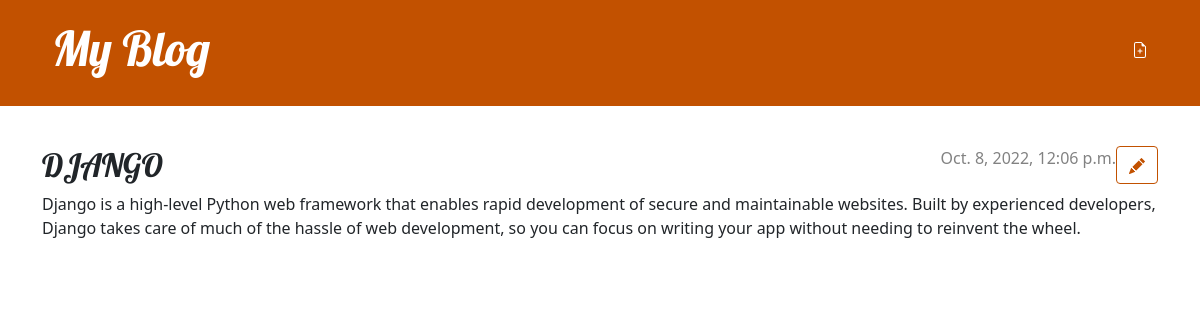
The app's page /post/2/ with its own data.
### blogs/models.py (models this page shows, shortened)
class Post (models.Model):
    author = models.ForeignKey(settings.AUTH_USER_MODEL, on_delete=models.CASCADE)
    title = models.CharField(max_length=200)
    text = models.TextField()
    created_date = models.DateTimeField(default=timezone.now)
    published_date = models.DateTimeField(blank=True, null=True)

### blogs/views.py (the view)
# urls.py: path('post/<int:pk>/',views.post_detail, name='post_detail'),
def post_detail(request, pk):
    post = get_object_or_404(Post, pk=pk)
    return render(request, 'blogs/post_detail.html', {'post': post})

### blogs/templates/blogs/post_detail.html (shortened to what this page needs)
{% extends 'blogs/base.html' %}
{% block content %}
    <article class="post">
        <aside class="actions">
            <a class="btn btn-secondary" href="{% url 'post_edit' pk=post.pk %}">
            </a>
        </aside>
        {% if post.published_date %}
            <time class="date">
                {{ post.published_date }}
            </time>
        {% endif %}
        <h2>{{ post.title }}</h2>
        <p>{{ post.text|linebreaksbr }}</p>
    </article>
{% endblock %}

### blogs/static/css/blog.css (style rules this page uses)
h1, h2, h3, h4 { font-family: 'Lobster', cursive; }
.date { color: #828282; }
.post { margin-bottom: 70px; }
.post > .date, .post > .actions { float: right; }
.btn-secondary, .btn-secondary:visited { color: #C25100; background: none; border-color: #C25100; }

### records on screen
Post: published_date "Oct. 8, 2022, 12:06 p.m.", title "DJANGO", text "Django is a high-level Python web framework that enables rapid development of secure and maintainable websites. Built by experienced developers, Django takes care of much of the hassle of web development, so you can focus on writing your app without needing to reinvent the wheel."
